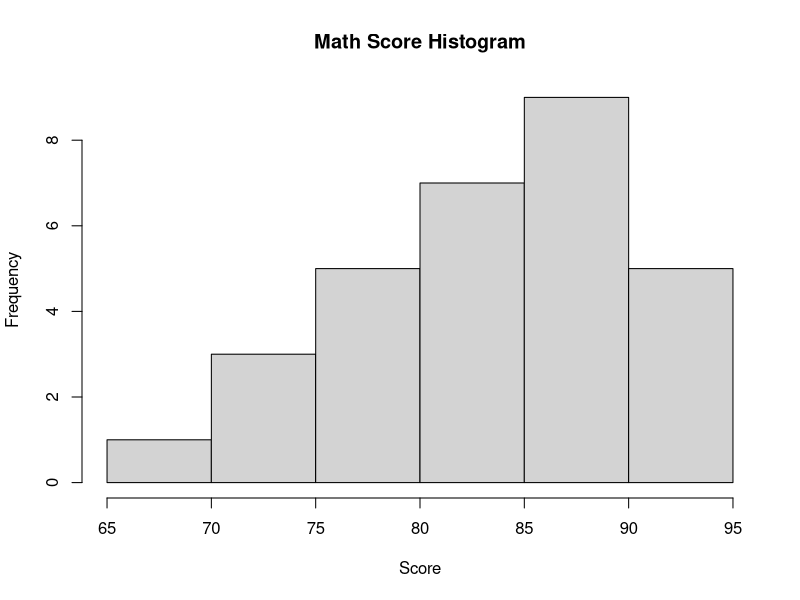
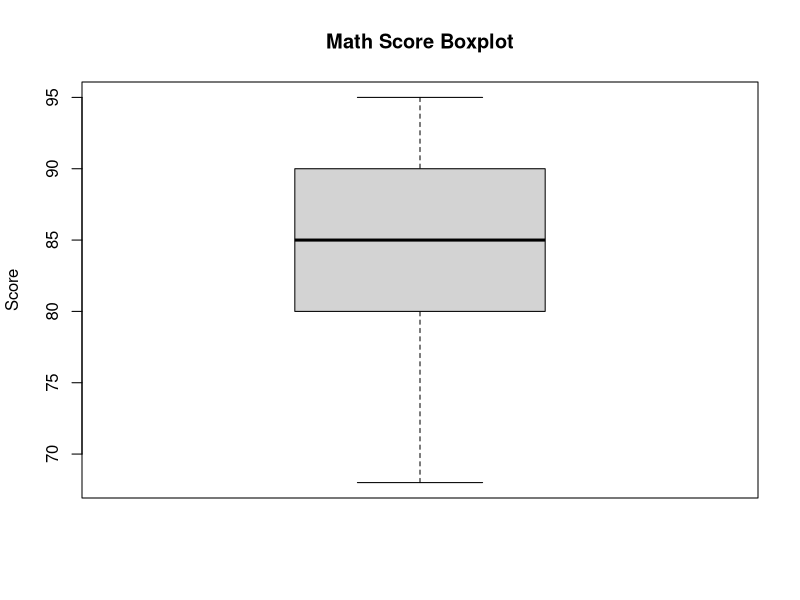
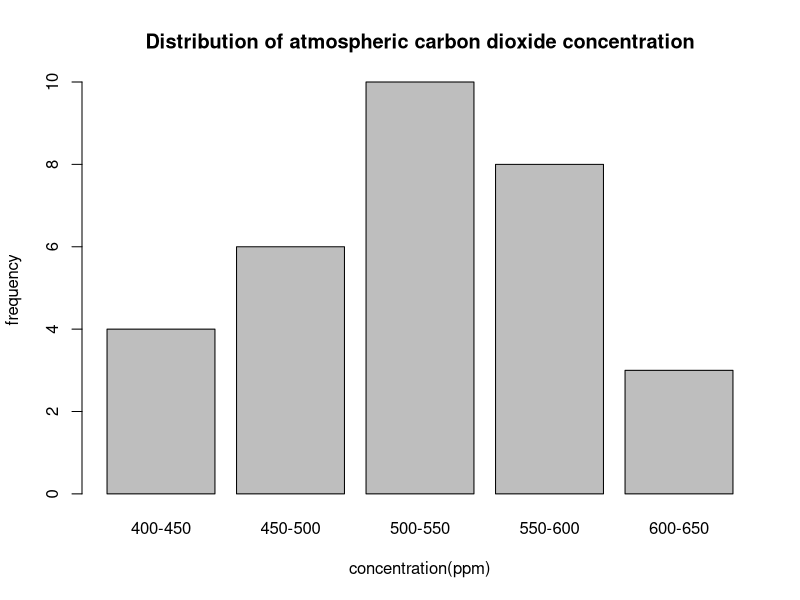

These figures' R source, in order:
# Problem 1

math_scores <- c(85, 92, 78, 90, 68, 88, 95, 72, 80, 75, 88, 92, 85, 90, 83,
                 79, 82, 87, 90, 93, 72, 85, 88, 78, 85, 90, 92, 80, 88, 85)  

summary(math_scores)

hist(math_scores, main="Math Score Histogram", xlab='Score')
boxplot(math_scores, main='Math Score Boxplot', ylab='Score')

# Problem 2

co2 <- c(450, 520, 480, 550, 510, 610, 470, 530, 570, 500, 
         580, 610, 490, 550, 420, 580, 440, 520, 600, 560,
         410, 540, 590, 530, 490, 570, 610, 470, 540, 590, 510)

freq_table <- table(cut(co2, breaks=seq(400, 650, by=50)))
print(freq_table)

barplot(freq_table, main='Distribution of atmospheric carbon dioxide concentration', 
        xlab='concentration(ppm)', ylab="frequency", 
        names.arg = c("400-450", "450-500", "500-550", "550-600", "600-650"))

# Problem 3 (P(X >= 550))

1 - pnorm(550, mean = 500, sd = 30)

# Problem 4

set.seed(2024)

p <- 0.7 # Population Proportion

sample_sizes <- c(10, 20, 50, 75, 100, 200)
n_reps <- 1000

for (n in sample_sizes) {
  sample_props <- numeric(n_reps)
  for (i in  1:n_reps) {
    sample_data <- sample(c(1,0), size = n, replace = T, prob = c(p, 1-p))
    sample_props[i] <- mean(sample_data)
    cat(length(sample_data), " ")
  }
  cat("Sample Size:", n, "\n")
  cat("Sample Proportion Mean", mean(sample_props), "\n")
  cat("Sample Proportion Standard Deviation", sd(sample_props), "\n\n")
}

